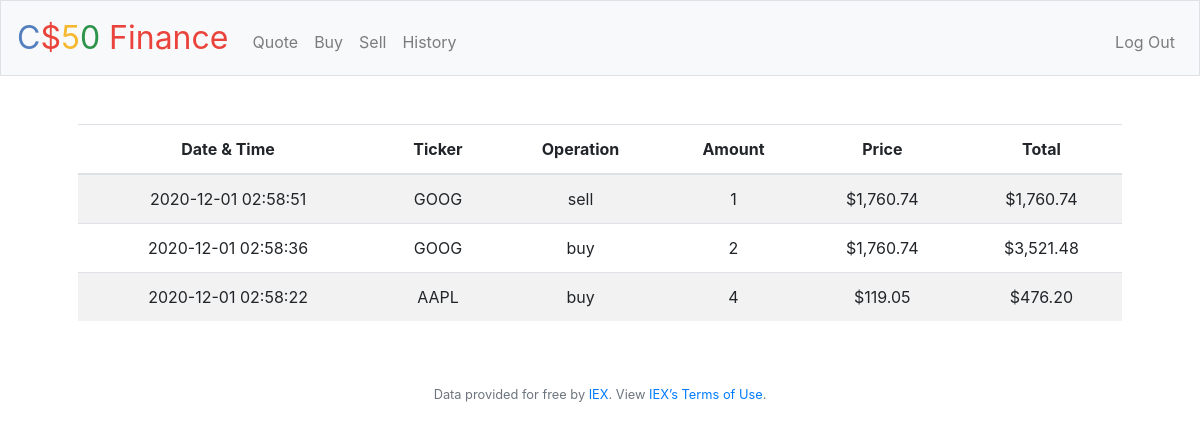
Page /history (signed in) on the committed database.
### tables this page shows
CREATE TABLE 'history' ('timestamp' timestamp PRIMARY KEY NOT NULL DEFAULT CURRENT_TIMESTAMP, 'user_id' integer, 'share_id' integer, 'type' char(4), 'amount' integer, 'price' real, 'total' real);

CREATE TABLE "shares" ('id' integer PRIMARY KEY NOT NULL, 'company_name' text, 'ticker' char(4));

### application.py (the view)
@app.route("/history")
@login_required
def history():
    return render_template('history.html', history = getHistory())

### application.py (called while the page is built)
@app.after_request
def after_request(response):
    response.headers["Cache-Control"] = "no-cache, no-store, must-revalidate"
    response.headers["Expires"] = 0
    response.headers["Pragma"] = "no-cache"
    return response

def getHistory():
    history = db.execute("SELECT * FROM history WHERE user_id = :u_id ORDER BY timestamp DESC", u_id = session["user_id"])
    for order in history:
        order['usd_price'] = usd(order['price'])
        order['usd_total'] = usd(order['total'])
        order['ticker'] = db.execute("SELECT ticker FROM shares WHERE id = :s_id", s_id = order['share_id'])[0]['ticker']
    return history

### helpers.py (called while the page is built)
def login_required(f):
    @wraps(f)
    def decorated_function(*args, **kwargs):
        if session.get("user_id") is None:
            return redirect("/login")
        return f(*args, **kwargs)
    return decorated_function

def usd(value):
    return f"${value:,.2f}"

### templates/history.html (shortened to what this page needs)
{% extends "layout.html" %}
{% block main %}
    <table class="table table-striped">
        <thead>
            <tr>
                <th>Date & Time</th>
                <th>Ticker</th>
                <th>Operation</th>
                <th>Amount</th>
                <th>Price</th>
                <th>Total</th>
            </tr>
        </thead>
        <tbody>
            {% for order in history %}
                <tr>
                    <td>{{order["timestamp"]}}</td>
                    <td>{{order["ticker"]}}</td>
                    <td>{{order["type"]}}</td>
                    <td>{{order["amount"]}}</td>
                    <td>{{order["usd_price"]}}</td>
                    <td>{{order["usd_total"]}}</td>
                </tr>
            {% endfor %}
        </tbody>
    </table>
{% endblock %}

### rows in the picture
history: timestamp "2020-12-01 02:58:51", ticker "GOOG", type "sell", amount "1", usd_price "$1,760.74", usd_total "$1,760.74"
history: timestamp "2020-12-01 02:58:36", ticker "GOOG", type "buy", amount "2", usd_price "$1,760.74", usd_total "$3,521.48"
history: timestamp "2020-12-01 02:58:22", ticker "AAPL", type "buy", amount "4", usd_price "$119.05", usd_total "$476.20"
